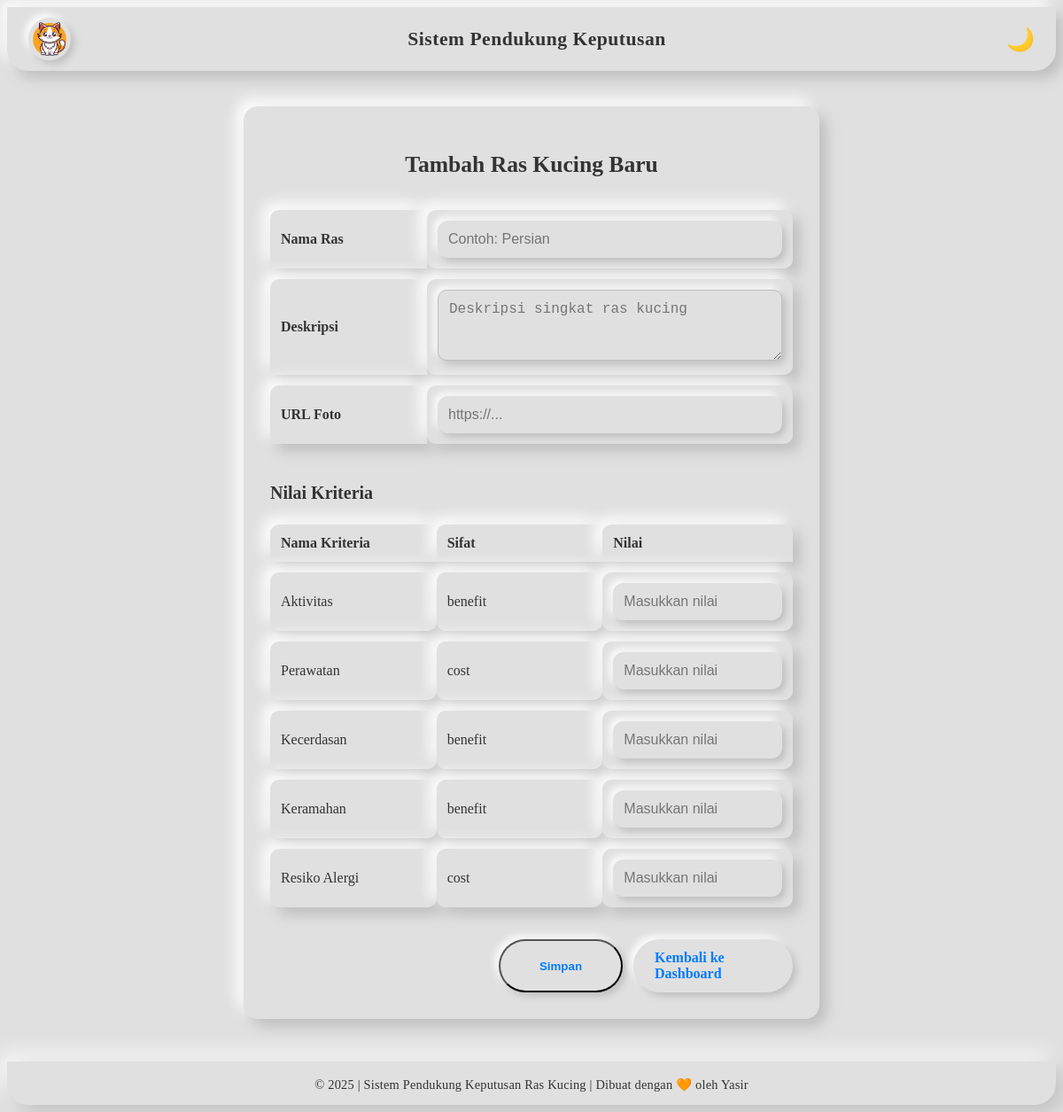
/tambah (signed in), run on the app's committed database.
### tables this page shows
CREATE TABLE kriteria (
    id INTEGER PRIMARY KEY AUTOINCREMENT,
    nama_kriteria TEXT,
    sifat TEXT
);

### app.py (the view, shortened to what this page needs)
@app.route('/tambah', methods=['GET', 'POST'])
def tambah_kucing():
    if not session.get('admin'):
        return redirect(url_for('login'))
    conn = get_db()
    kriteria = conn.execute('SELECT * FROM kriteria').fetchall()
    return render_template('tambah_kucing.html.j2', kriteria=kriteria)

### app.py (called while the page is built)
def get_db():
    conn = sqlite3.connect('db.sqlite3')
    conn.row_factory = sqlite3.Row
    return conn

### templates/tambah_kucing.html.j2 (shortened to what this page needs)
{% extends 'base.html.j2' %}
{% block content %}
<div class="form-container animate__animated animate__fadeInUp">
  <h2 class="animate__animated animate__fadeInUp">Tambah Ras Kucing Baru</h2>
  <form method="post">
    <table class="input-table">
      <tr>
        <th>Nama Ras</th>
        <td><input type="text" name="nama_ras" required placeholder="Contoh: Persian"></td>
      </tr>
      <tr>
        <th>Deskripsi</th>
        <td><textarea name="deskripsi" required placeholder="Deskripsi singkat ras kucing"></textarea></td>
      </tr>
      <tr>
        <th>URL Foto</th>
        <td><input type="url" name="foto_url" required placeholder="https://..."></td>
      </tr>
    </table>
    <h3>Nilai Kriteria</h3>
    <table class="input-table">
      <thead>
        <tr>
          <th>Nama Kriteria</th>
          <th>Sifat</th>
          <th>Nilai</th>
        </tr>
      </thead>
      <tbody>
        {% for k in kriteria %}
        <tr>
          <td>{{ k.nama_kriteria }}</td>
          <td>{{ k.sifat }}</td>
          <td><input type="number" name="nilai_{{ k.id }}" step="0.01" min="0" required placeholder="Masukkan nilai"></td>
        </tr>
        {% endfor %}
      </tbody>
    </table>
    <div class="form-actions">
      <button type="submit" class="btn-neomorph btn-submit">Simpan</button>
      <a href="{{ url_for('admin') }}" class="btn-neomorph btn-secondary">Kembali ke Dashboard</a>
    </div>
  </form>
</div>
{% endblock %}

### templates/base.html.j2 (style rules this page uses)
:root { --neo-bg: #e0e0e0; --neo-shadow-dark: #bebebe; --neo-shadow-light: #fff; --neo-text: #333; --neo-accent: #007bff; --neo-card: #e0e0e0; }
body, header, main, footer, .neocard, .form-container, .input-table th, .input-table td, .modal-content, .modal-content-neomorph, .modal-neomorph, .modal-box, .confirm-box, .login-card, .results-container, .list-container, .form-section, .about-section { background: var(--neo-bg) !important; color: var(--neo-text) !important; }
header, .neocard, .form-container, .input-table th, .input-table td, .modal-content, .modal-content-neomorph, .modal-neomorph, .modal-box, .confirm-box, .login-card, .results-container, .list-container, .form-section, .about-section, footer { box-shadow: 8px 8px 16px var(--neo-shadow-dark), -8px -8px 16px var(--neo-shadow-light) !important; }
input, textarea, select, button, .btn-neomorph, .btn-primary, .btn-secondary, .btn-detail, .logout-btn, .ubah-password-btn, .btn-kembali, .btn-desc { background: var(--neo-bg) !important; color: var(--neo-text) !important; box-shadow: 4px 4px 8px var(--neo-shadow-dark), -4px -4px 8px var(--neo-shadow-light) !important; transition: background 0.18s, color 0.18s, box-shadow 0.18s; cursor: pointer; position: relative; z-index: 1; }
a, .btn-neomorph, .btn-primary, .btn-secondary, .btn-detail, .logout-btn, .ubah-password-btn, .btn-kembali, .btn-desc { color: var(--neo-accent) !important; }
th { color: var(--neo-accent) !important; }
input[type="text"], input[type="url"], input[type="number"], input[type="password"], textarea { border: 1.5px solid var(--neo-shadow-dark); border-radius: 12px; background: var(--neo-bg); color: var(--neo-text); box-shadow: inset 4px 4px 8px var(--neo-shadow-dark), inset -4px -4px 8px var(--neo-shadow-light); transition: border-color 0.2s, box-shadow 0.2s, background 0.2s; font-size: 1rem; padding: 12px; box-sizing: border-box; }
textarea { resize: vertical; min-height: 80px; }
.input-table { width: 100%; border-collapse: separate; border-spacing: 0 12px; margin-bottom: 24px; }
.input-table th { background: var(--neo-bg); box-shadow: inset 4px 4px 8px var(--neo-shadow-dark), inset -4px -4px 8px var(--neo-shadow-light); padding: 12px; text-align: left; color: var(--neo-accent); border-radius: 10px 10px 0 0; }
.input-table td { background: var(--neo-bg); box-shadow: 4px 4px 8px var(--neo-shadow-dark), -4px -4px 8px var(--neo-shadow-light); border-radius: 10px; padding: 12px; vertical-align: middle; }
.input-table td input, .input-table td textarea, .input-table td select { width: 100%; min-width: 180px; box-sizing: border-box; padding: 12px; font-size: 1rem; border-radius: 10px; border: 1.5px solid var(--neo-shadow-dark); background: var(--neo-bg); color: var(--neo-text); box-shadow: inset 4px 4px 8px var(--neo-shadow-dark), inset -4px -4px 8px var(--neo-shadow-light); transition: border-color 0.2s, box-shadow 0.2s, background 0.2s; }
.form-container input[type="text"], .form-container input[type="url"], .form-container input[type="number"], .form-container input[type="password"], .form-container textarea, .login-card input[type="text"], .login-card input[type="password"] { width: 100%; box-sizing: border-box; min-width: 180px; padding: 12px; font-size: 1rem; }

### data on the page
kriteria: nama_kriteria "Aktivitas", sifat "benefit"
kriteria: nama_kriteria "Perawatan", sifat "cost"
kriteria: nama_kriteria "Kecerdasan", sifat "benefit"
kriteria: nama_kriteria "Keramahan", sifat "benefit"
kriteria: nama_kriteria "Resiko Alergi", sifat "cost"

### other printed values
{{ header or "Sistem Pendukung Keputusan" }} "Sistem Pendukung Keputusan"
